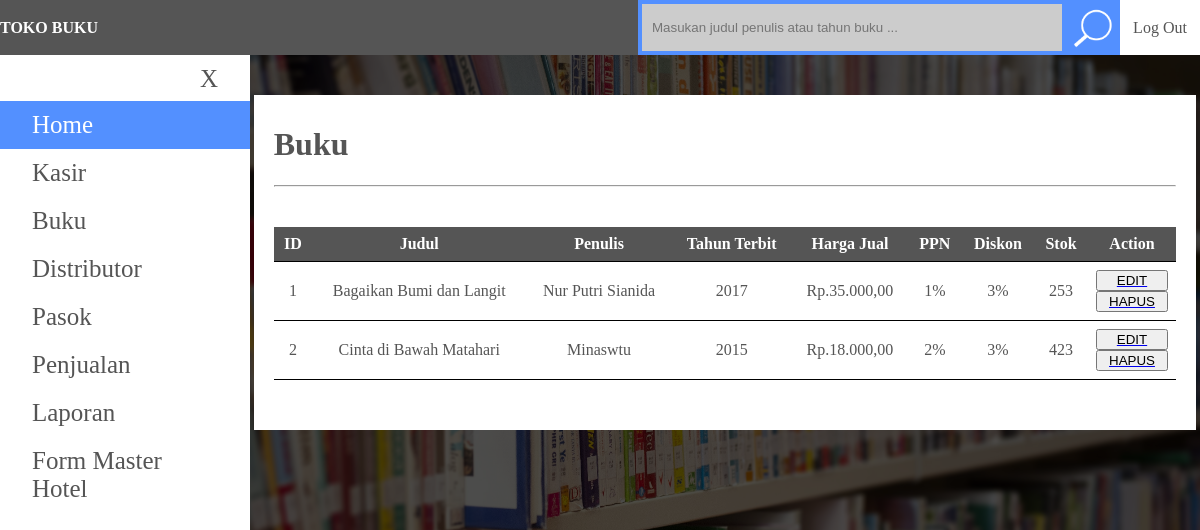
The app's page /Aplikasi/tokobuku/buku.php (signed in) with its own data.
### tables this page shows
CREATE TABLE `buku` (
  `idBuku` int(10) NOT NULL,
  `judulBuku` varchar(200) NOT NULL,
  `noISBN` varchar(30) NOT NULL,
  `penulis` varchar(200) NOT NULL,
  `penerbit` varchar(200) NOT NULL,
  `tahunTerbit` year(4) NOT NULL,
  `stok` int(30) NOT NULL,
  `hargaPokok` float NOT NULL,
  `hargaJual` float NOT NULL,
  `PPN` float NOT NULL,
  `diskon` float NOT NULL
);

### Aplikasi/tokobuku/proses/AbstractQuery.php (called while the page is built, shortened)
<?php
require_once "config/Data.php";
abstract class AbstractQuery
{
    private $data;
    protected function __construct()
    {
        $this->data = new Data('root', 'root', 'localhost');
    }
    public function connection()
    {
        return $this->data;
    }
}

### Aplikasi/tokobuku/proses/config/Database.php (called while the page is built, shortened)
<?php
class Database
{
    private $user;
    private $pass;
    private $database = 'dbtokobuku';
    private $host;
    private $db;
    protected function __construct($user, $pass, $host, $database = '')
    {
        $this->user = $user;
        $this->pass = $pass;
        $this->host = $host;
    }
    public function connect()
    {
        if ( ! empty($this->user) && ! empty($this->pass) && ! empty($this->database) && ! empty($this->host)) {
            $this->db = new mysqli($this->host, $this->user, $this->pass, $this->database);
            return;
        }
        die('Koneksi Gagal : data ada yang kosong');
    }
    public function mysqli()
    {
        return $this->db;
    }
    public function query($sql)
    {
        $this->db->query("SET sql_mode = '';");
        $this->query = $this->db->query($sql);
    }
}

### Aplikasi/tokobuku/proses/config/Data.php (called while the page is built, shortened)
<?php
include "Database.php";
class Data extends Database
{
    public function show_data()
    {
        $data = array();
        if ($this->check_data()) {
            while ($row = $this->query->fetch_assoc()) {
                $data[] = $row;
            }
        }
        return $data;
    }
    public function check_data()
    {
        return $this->count_rows() > 0;
    }
    public function count_rows()
    {
        if (is_object($this->query)) {
            return $this->query->num_rows;
        }
        return 0;
    }
}

### Aplikasi/tokobuku/proses/Buku.php (the view, shortened to what this page needs)
<?php
require_once 'AbstractQuery.php';
class Buku extends AbstractQuery
{
    public function select()
    {
        $koneksi = $this->connection();
        $koneksi->query("select * from buku");
        if ($koneksi->check_data()) {
            foreach ($koneksi->show_data() as $key => $value) {
                echo "<tr>" .
                     "<td>" . ($key + 1) . "</td>" .
                     "<td>" . $value['judulBuku'] . "</td>" .
                     "<td>" . $value['penulis'] . "</td>" .
                     "<td>" . $value['tahunTerbit'] . "</td>" .
                     "<td>Rp." . number_format($value['hargaJual'], 2, ',', '.') . "</td>" .
                     "<td>" . $value['PPN'] . "%</td>" .
                     "<td>" . $value['diskon'] . "%</td>" .
                     "<td>" . $value['stok'] . "</td>";
                if ($_SESSION['level'] == 'admin') {
                    echo "<td>
				<a href='buku.php?id=" . $value['idBuku'] . "&action=edit'><button>EDIT</button></a>
				<a href='proses/proses-hapus.php?id=" . $value['idBuku'] . "&type=3' ><button>HAPUS</button></a>
				</td>";
                }
            }
        }
    }
}

### Aplikasi/tokobuku/css/style.css (style rules this page uses)
body, html { width: 100vw; padding: 0; margin: 0; background-image: url("../images/bg2.jpg"); background-size: cover; }
html, body { padding: 0px; margin: 0; }
.content table tr { border-bottom: 1px solid #000; }
table tr td { text-align: center; }
th, td { padding: 8px; }
td a button { display: block; width: 100%; }

### records on screen
buku: judulBuku "Bagaikan Bumi dan Langit", penulis "Nur Putri Sianida", tahunTerbit "2017", hargaJual "35.000,00", PPN "1", diskon "3", stok "253"
buku: judulBuku "Cinta di Bawah Matahari", penulis "Minaswtu", tahunTerbit "2015", hargaJual "18.000,00", PPN "2", diskon "3", stok "423"
